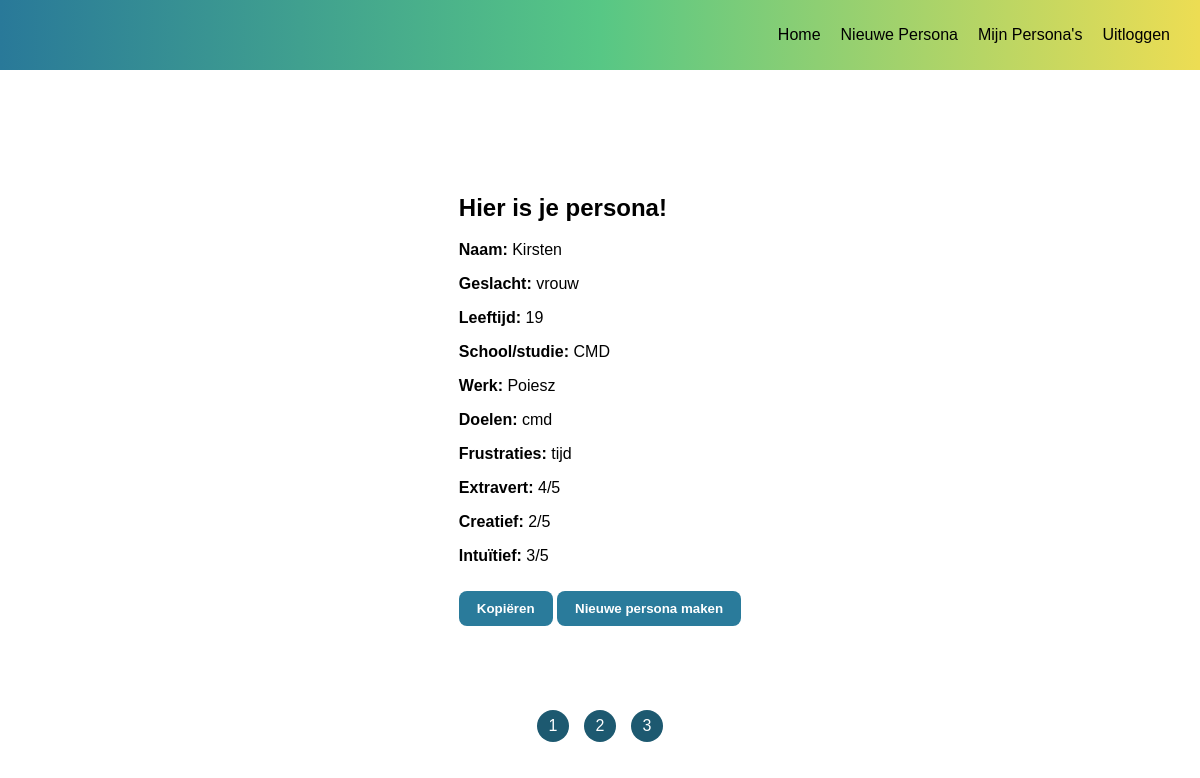
Screenshot of /result (signed in) with the database file from the repository.
### models.py (models this page shows, shortened)
class Persona(db.Model):
    id = db.Column(db.Integer, primary_key=True)
    naam = db.Column(db.String(100))
    geslacht = db.Column(db.String(20))
    leeftijd = db.Column(db.Integer)
    school = db.Column(db.Text)
    werk = db.Column(db.Text)
    doelen = db.Column(db.Text)
    frustraties = db.Column(db.Text)
    extravert = db.Column(db.Integer)
    creatief = db.Column(db.Integer)
    intuitief = db.Column(db.Integer)
    stress = db.Column(db.Integer)
    user_id = db.Column(db.Integer, db.ForeignKey('user.id'))

### app.py (the view)
@app.route('/result')
def result():
    if 'user_id' not in session:
        return redirect('/login')
    persona = Persona.query.filter_by(
        user_id=session['user_id']
    ).order_by(Persona.id.desc()).first()
    if not persona:
        return redirect('/stap1')
    return render_template('result.html', persona=persona, step=4)

### templates/result.html
{% extends "base.html" %}
{% block content %}
<h2>Hier is je persona!</h2>
<p><strong>Naam:</strong> {{ persona.naam }}</p>
<p><strong>Geslacht:</strong> {{ persona.geslacht }}</p>
<p><strong>Leeftijd:</strong> {{ persona.leeftijd }}</p>
<p><strong>School/studie:</strong> {{ persona.school }}</p>
<p><strong>Werk:</strong> {{ persona.werk }}</p>
<p><strong>Doelen:</strong> {{ persona.doelen }}</p>
<p><strong>Frustraties:</strong> {{ persona.frustraties }}</p>
<p><strong>Extravert:</strong> {{ persona.extravert }}/5</p>
<p><strong>Creatief:</strong> {{ persona.creatief }}/5</p>
<p><strong>Intuïtief:</strong> {{ persona.intuitief }}/5</p>
<button
    onclick="navigator.clipboard.writeText(`Naam: {{ persona.naam }}\nGeslacht: {{ persona.geslacht }}\nLeeftijd: {{ persona.leeftijd }}\nSchool: {{ persona.school}}\nWerk: {{ persona.werk}}\nDoelen: {{ persona.doelen }}\nFrustraties: {{ persona.frustraties }}\nExtravert: {{ persona.extravert }}/5\nCreatief: {{ persona.creatief }}/5\nIntuïtief: {{ persona.intuitief }}/5\nStressgevoelig: {{ persona.stress }}/5`)">
    Kopiëren
</button>
<button onclick="window.location.href='{{ url_for('stap1') }}'">Nieuwe persona maken</button>
{% endblock %}

### static/style.css (style rules this page uses)
* { box-sizing: border-box; font-family: Arial, Helvetica, sans-serif; }
body { margin: 0; height: 100vh; display: flex; align-items: center; justify-content: center; }
button { margin-top: 10px; padding: 10px 18px; border: none; background: #2A7B9B; color: white; font-weight: 600; border-radius: 8px; cursor: pointer; }

### rows the page displays
Persona: naam "Kirsten", geslacht "vrouw", leeftijd "19", school "CMD", werk "Poiesz", doelen "cmd", frustraties "tijd", extravert "4", creatief "2", intuitief "3"
